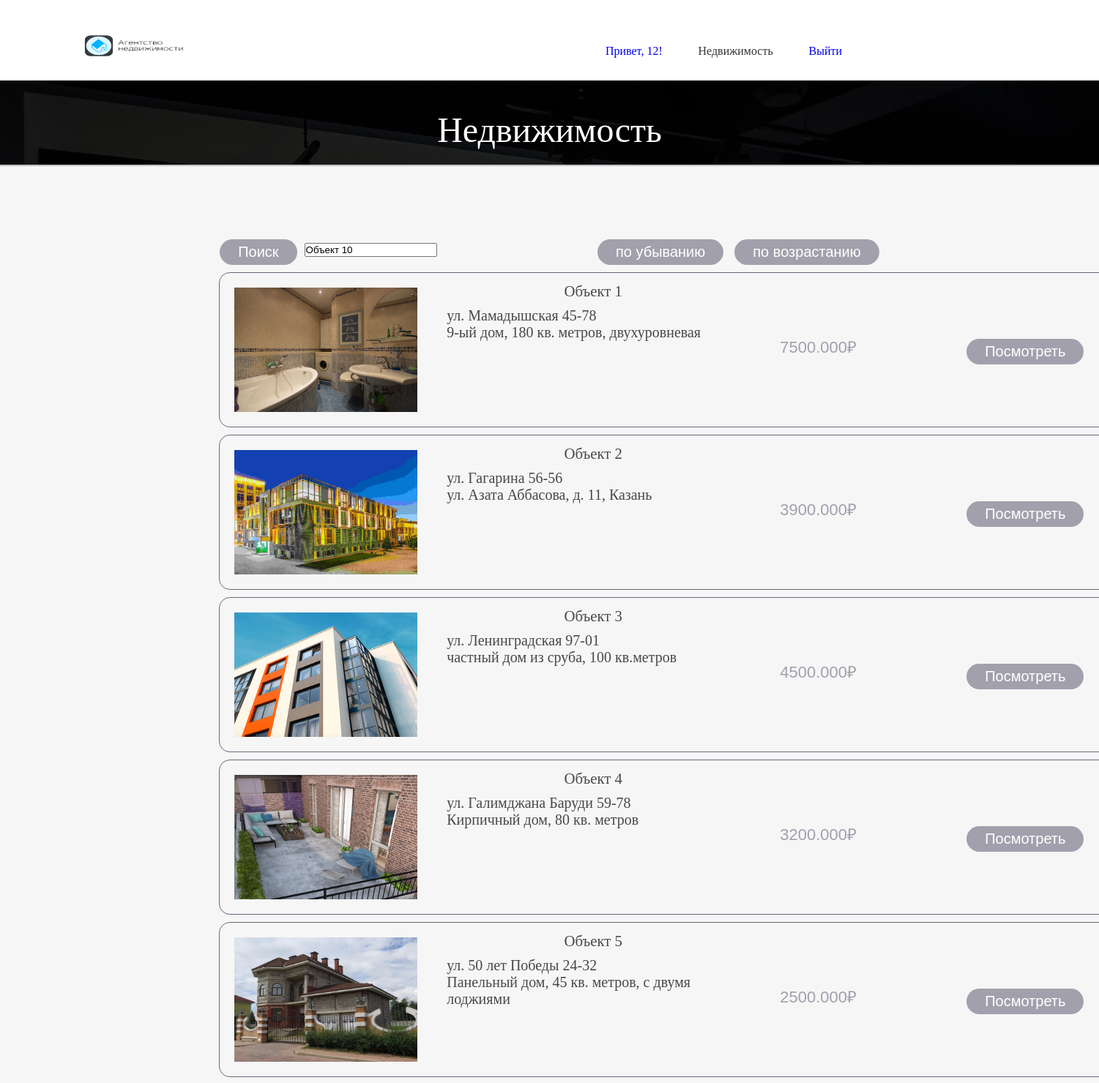
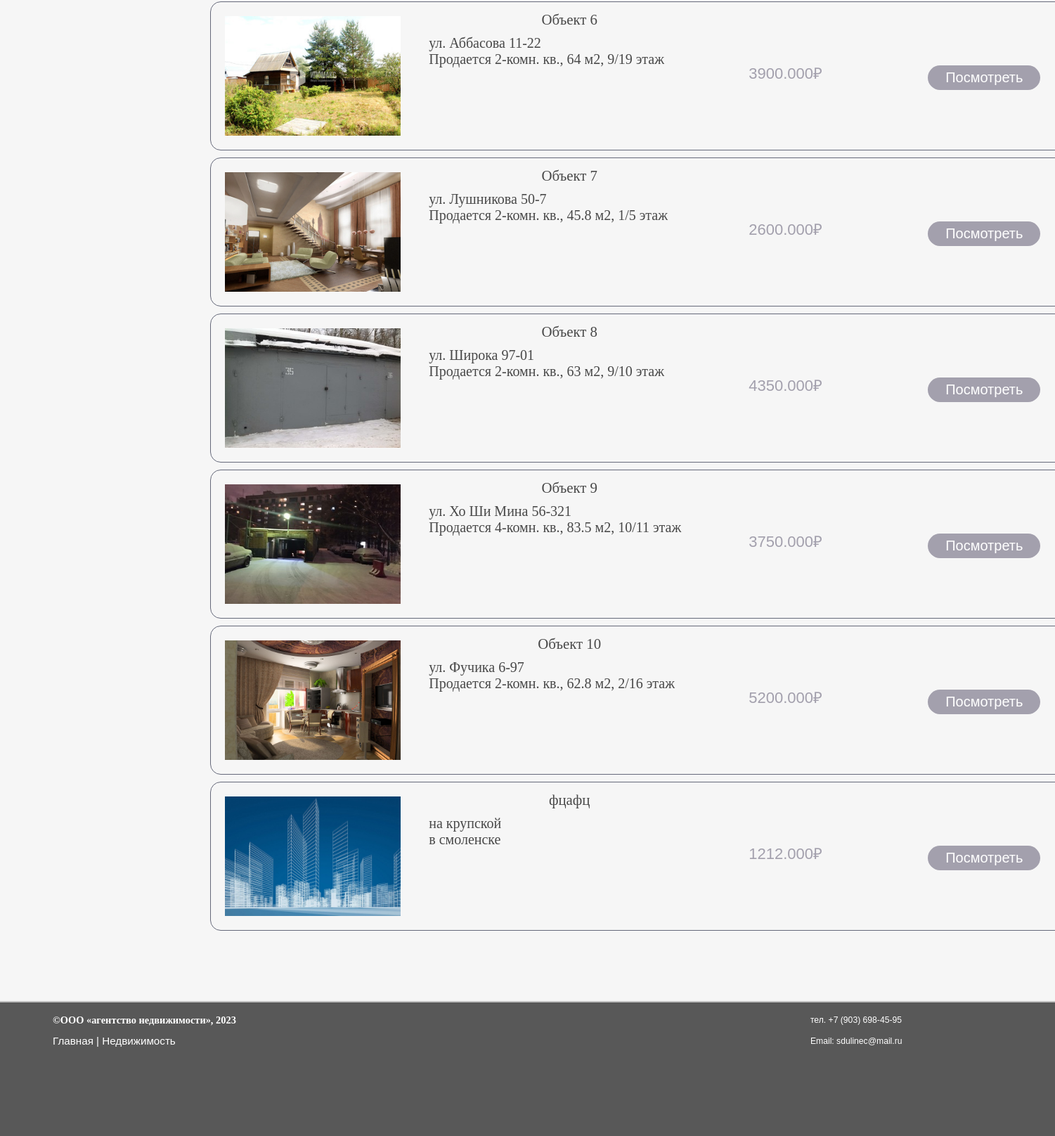
Screenshot of /testitgrade/house.php (signed in) with the database file from the repository (2 pictures, top to bottom).
### tables this page shows
CREATE TABLE `houses` (
  `House_id` int(11) NOT NULL,
  `Name` varchar(255) DEFAULT NULL,
  `Adress` varchar(100) DEFAULT NULL,
  `Description` varchar(255) DEFAULT NULL,
  `Price` decimal(65,3) DEFAULT NULL,
  `Type` int(11) DEFAULT NULL,
  `img` varchar(255) DEFAULT NULL
);

### testitgrade/house.php (the view, shortened to what this page needs)
<?php
$mysql = new mysqli('localhost','root','root','test_itgrade');
$sql3 = mysqli_query($mysql, "SELECT * FROM `houses`");
 ?>
<!DOCTYPE html>
<html>
<head>
	<link rel="stylesheet" type="text/css" href="stel3.css">
</head>
<body >
<header id="header">
	<div id="logo"  onclick="slowScroll('#top')">
	<a href="index.php"><img  class="mg" src="logo.png"></a>
	</div>
	<div id="about">
	</div>
	<div id="vhod">
		<?php if($_COOKIE['user'] == ''): ?>
			<a href="#papup_1" class="link">Недвижимость</a>
			<a href="#papup_1" class="link">Вход</a>
		<?php else :($_COOKIE['user']) ?>
			<a class="profile_1" href="profile.php?id=<?=$_COOKIE['user_id'] ?>">Привет, <?=$_COOKIE['user'] ?>!</a>
			<a href="#papup_1" class="link">Недвижимость</a>
			<a href="/exit.php">Выйти</a>
		<?php endif; ?>
	</div>
</header>
	<div id="top">
		<h4>Недвижимость</h4>
		<h3></h3>
	</div>
	<div id="main">
		<div class="search1" onload="onload();">
			<input type="text" name="sertch" class="enter" value="Объект 10" id="src"/>
			<input type="button" value="Поиск" id="kk" />
		</div>
		<div class="search">
			<a data-id="1" class="btn descending">по возрастанию</a>
		</div>
		<div class="search">
			<a data-id="1" class="btn ascending">по убыванию</a>
		</div>
		<div class="intros">
			<?php while ($result3 = mysqli_fetch_array($sql3)):?>
				<div class="block" data-quantity="1">
				    <div class="inside">
						<div class="img-profle">
							<img class="img-house" src="images/<?= $result3['img']?>">
						</div>
                    <div class="description">
						<div class="name"><?php echo"{$result3['Name']}"; ?></div>
						<div class="text1"><?php echo ($result3['Adress']) ?></div>
						<div class="text1"><?php echo ($result3['Description']) ?></div>
                    </div>
                    <div class="price">
						<div class="text"><?php echo ($result3['Price']) ?>₽</div>
                    </div>
                <div class="add">
                	<a data-id="<?php echo"{$result3['House_id']}"; ?>" href="orders.php?id=<?= $result3['House_id']?>" class="btn item_add_to_cart2">Посмотреть</a>
                </div>
                <div class="add">
                </div>
                </div>
            </div>
            <?php endwhile; ?>
		</div>
	</div>
<div id="PD">
	<div class="V1">
		<span class="heading">©ООО «агентство недвижимости», 2023</span>
		<p><a href="index.php">Главная</a> | <a href="#papup_3">Недвижимость</a>
	</div>
	<div class="F1">
		<p>тел. +7 (903) 698-45-95</p>
		<p>Email: sdulinec@mail.ru</p>
	</div>
</div>
</body>
</html>

### testitgrade/stel3.css (style rules this page uses)
* { margin: 0; padding: 0; outline: none;; }
h1, h2, h3, h4, h5 { font-family: 'Roboto Slab', serif; font-weight: lighter; text-align: center; }
body,html { width: 100%; height: auto; background: #5e5e5e; }
body { background-color: #fafafa; font-family: Trebuchet MS,Heverica; }
a.link { color: #343434; text-decoration: none; }
header { width: 100%; padding: 10px 0.5% 0px 0.5%; background: #fff; float: left; position: fixed; }
header #logo { color: #fff; cursor: pointer; }
header #logo img { width: 190px; height: 80px; padding-left: 80px; }
@media (min-width: 701px) { #logo { float: left; width: 20%; font-size:1.1em; } }
@media (min-width: 701px) { #about { float: left; width: 520px; } }
#about { text-align: center; font-size: 1em; line-height: 40px; padding-top: 15px; margin-bottom: 10px; }
#vhod { text-align: center; float: right; font-size: 1em; width: 640px; line-height: 40px; padding-top: 15px; padding-right: 200px; margin-bottom: 10px; }
#vhod a:not(:last-child) { margin-right: 7%; }
#vhod a { text-decoration: none; }
#top { width: 100%; height: auto; background-image: url(images/dsc-8159.jpg); background-blend-mode: multiply; background-color: #2e3a44; background-size: cover; text-align: center; font-size: 3em; }
@media (min-width: 1001px) { #top { font-size: 3em; } }
#top h4 { color: #fff; padding-top: 10% }
#top h3 { color: #ccc; padding: 10px; }
#main { padding: 80px 20%; width: 60%; float: left; background-color: #f6f6f6; border-top: 2px solid silver; color: #484848; font-size: 1.3em; }
@media (min-width: 1401px) { #main { padding: 100px 20%; width: 60%; } }
#main .intro, .text ,.intro1 ,.text2 { width: 48%; margin-right: 2%; float: left; }
#PD { padding: 10px 5%; width: 90%; height: 170px; background-color: #585858; border-top: 2px solid silver; float: left; }
#PD { font-size: 1em; line-height: 30px; }
#PD .heading { color: #fff; font-size: 0.9em; font-weight: bold; }
#PD p { font-family: Arimo, Helvetica, sans-serif; -webkit-font-smoothing: antialiased; color: #fff; font-size: 0.95em; }
#PD .V1 { float: left; left: 20px; top: 5px; width: 300px; height: 64px; }
#PD a { text-decoration: none; color: #fff }
#PD .F1 { float: right; right: 20px; top: 20px; width: 273px; height: 64px; }
#PD .F1 { font-size: 0.8em; }
img, .img-profle { width: 250px; height: 170px; padding: 10px; display: block; margin-left: auto; float: left; margin-right: auto; }
.block .btn { display: inline-block; box-sizing: border-box; cursor: pointer; font-family: Arial; height: 35px; border-radius: 18px; padding: 0 25px; color: #fff; font-family: 'Rotonda', arial, sans-serif; font-size: 20px; text-decoration: none; background-color: #a3a0ad; line-height: 35px; border: 0; float: left; }
.inside { border: 1px solid transparent; border-radius: 15px; position: relative; float: left; border-color: #65697a; margin-left: -1px; margin-right: -1px; width: max-content; margin-top: 10px; height: 210px; }
.name { margin-bottom: 10px; }
.description { height: 183px; position: relative; overflow: hidden; float: left; margin-bottom: 20px; padding: 13px 40px; width: 400px; }
.price { font-size: 22px; color: #a3a0ad; line-height: 24px; width: 210px; float: left; padding: 90px 15px; font-family: 'Rotonda', arial, sans-serif; margin-bottom: 20px; }
.text1 { text-align: left; font-size: 20px; }
.add { padding: 90px 15px;; width: 160px; float: left; height: 35px; }
.block { text-align: center; border-color: #d6d4d4; box-sizing: border-box; margin-bottom: 0; height: 75px; width: max-content; }
.btn { display: inline-block; box-sizing: border-box; cursor: pointer; font-family: Arial; height: 35px; border-radius: 18px; padding: 0 25px; margin-left: 15px; color: #fff; font-family: 'Rotonda', arial, sans-serif; font-size: 20px; text-decoration: none; background-color: #a3a0ad; line-height: 35px; border: 0; float: left; }
.search { float: right; }
.search1 { float: left; }
input[type="text"] { margin-left: 10px; }
input#kk { display: inline-block; box-sizing: border-box; cursor: pointer; font-family: Arial; height: 35px; border-radius: 18px; padding: 0 25px; color: #fff; font-family: 'Rotonda', arial, sans-serif; font-size: 20px; text-decoration: none; background-color: #a3a0ad; line-height: 35px; border: 0; float: left; }

### rows the page displays
houses: img (picture), Name "Объект 1", Adress "ул. Мамадышская 45-78", Description "9-ый дом, 180 кв. метров, двухуровневая", Price "7500.000"
houses: img (picture), Name "Объект 2", Adress "ул. Гагарина 56-56", Description "ул. Азата Аббасова, д. 11, Казань", Price "3900.000"
houses: img (picture), Name "Объект 3", Adress "ул. Ленинградская 97-01", Description "частный дом из сруба, 100 кв.метров", Price "4500.000"
houses: img (picture), Name "Объект 4", Adress "ул. Галимджана Баруди 59-78", Description "Кирпичный дом, 80 кв. метров", Price "3200.000"
houses: img (picture), Name "Объект 5", Adress "ул. 50 лет Победы 24-32", Description "Панельный дом, 45 кв. метров, с двумя лоджиями", Price "2500.000"
houses: img (picture), Name "Объект 6", Adress "ул. Аббасова 11-22", Description "Продается 2-комн. кв., 64 м2, 9/19 этаж", Price "3900.000"
houses: img (picture), Name "Объект 7", Adress "ул. Лушникова 50-7", Description "Продается 2-комн. кв., 45.8 м2, 1/5 этаж", Price "2600.000"
houses: img (picture), Name "Объект 8", Adress "ул. Широка 97-01", Description "Продается 2-комн. кв., 63 м2, 9/10 этаж", Price "4350.000"
houses: img (picture), Name "Объект 9", Adress "ул. Хо Ши Мина 56-321", Description "Продается 4-комн. кв., 83.5 м2, 10/11 этаж", Price "3750.000"
houses: img (picture), Name "Объект 10", Adress "ул. Фучика 6-97", Description "Продается 2-комн. кв., 62.8 м2, 2/16 этаж", Price "5200.000"
houses: img (picture), Name "фцафц", Adress "на крупской", Description "в смоленске", Price "1212.000"

### other values shown
$_COOKIE['user'] "12"
